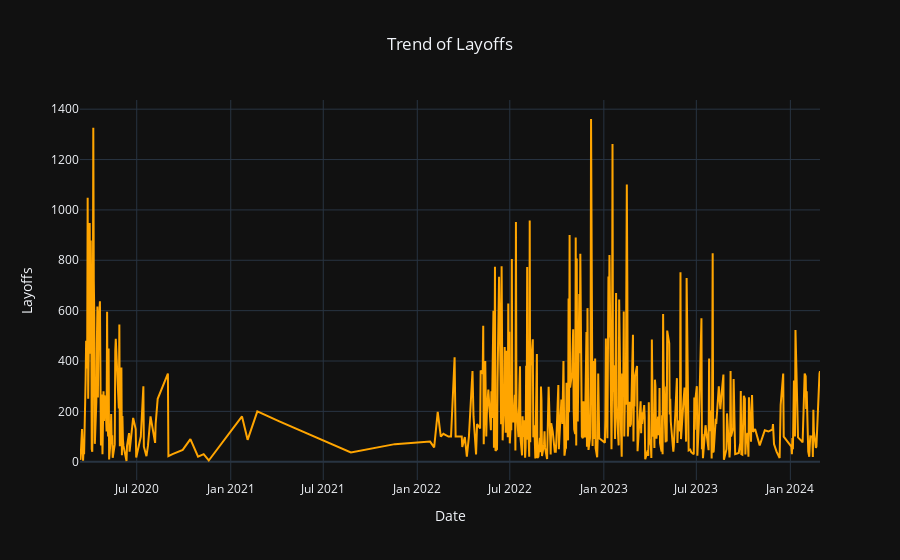

Source (notebook cell):
### Markdown cell above
<a id="insi3"></a>
<h2 style="background-color:#E1F8FF; margin-bottom:0px;padding:20px; color:#000; border-bottom:5px solid #4AD3FF">6.6. Trend of Layoffs <strong>100% layoff rate</strong> </h2>

### Code cell
# Convert the 'Date' column to a datetime format
clean_df.loc[:, 'Date'] = pd.to_datetime(clean_df['Date'])

# Group by date and sum the layoffs
date_layoffs = (
    clean_df
    .groupby('Date')['Layoffs']
    .sum()
    .reset_index()
)

# Time series plot for layoffs over time
fig_date = px.line(
    date_layoffs,
    x = 'Date',
    y = 'Layoffs',
    title = 'Trend of Layoffs',
    template = 'plotly_dark'
)

fig_date.update_layout(title_x = 0.5)
fig_date.update_traces(line_color = 'orange')

fig_date.show()

### Figure 1 — Plotly figure (JSON) as saved in the notebook; plotly's stock layout.template omitted (floating-point values rounded to 4 significant figures; data arrays with more than 128 entries replaced by an {"elided": "..."} marker saying what was removed)
{"data": [{"hovertemplate": "Date=%{x}<br>Layoffs=%{y}<extra></extra>", "legendgroup": "", "line": {"color": "orange", "dash": "solid"}, "marker": {"symbol": "circle"}, "mode": "lines", "name": "", "orientation": "v", "showlegend": false, "type": "scatter", "x": {"elided": "470 str values"}, "xaxis": "x", "y": {"elided": "470 int values"}, "yaxis": "y"}], "layout": {"legend": {"tracegroupgap": 0}, "title": {"text": "Trend of Layoffs", "x": 0.5}, "xaxis": {"anchor": "y", "domain": [0, 1], "title": {"text": "Date"}}, "yaxis": {"anchor": "x", "domain": [0, 1], "title": {"text": "Layoffs"}}}}
